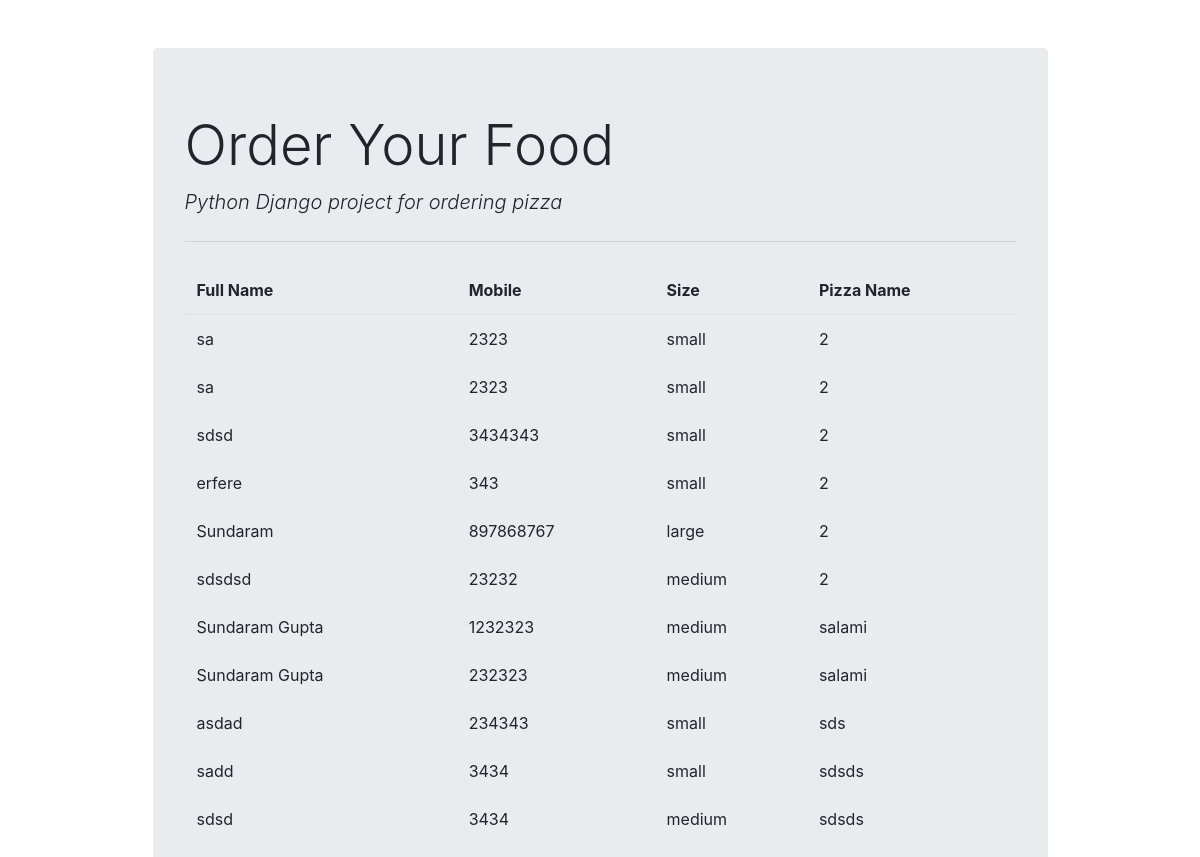
Before: /order with the older database file.
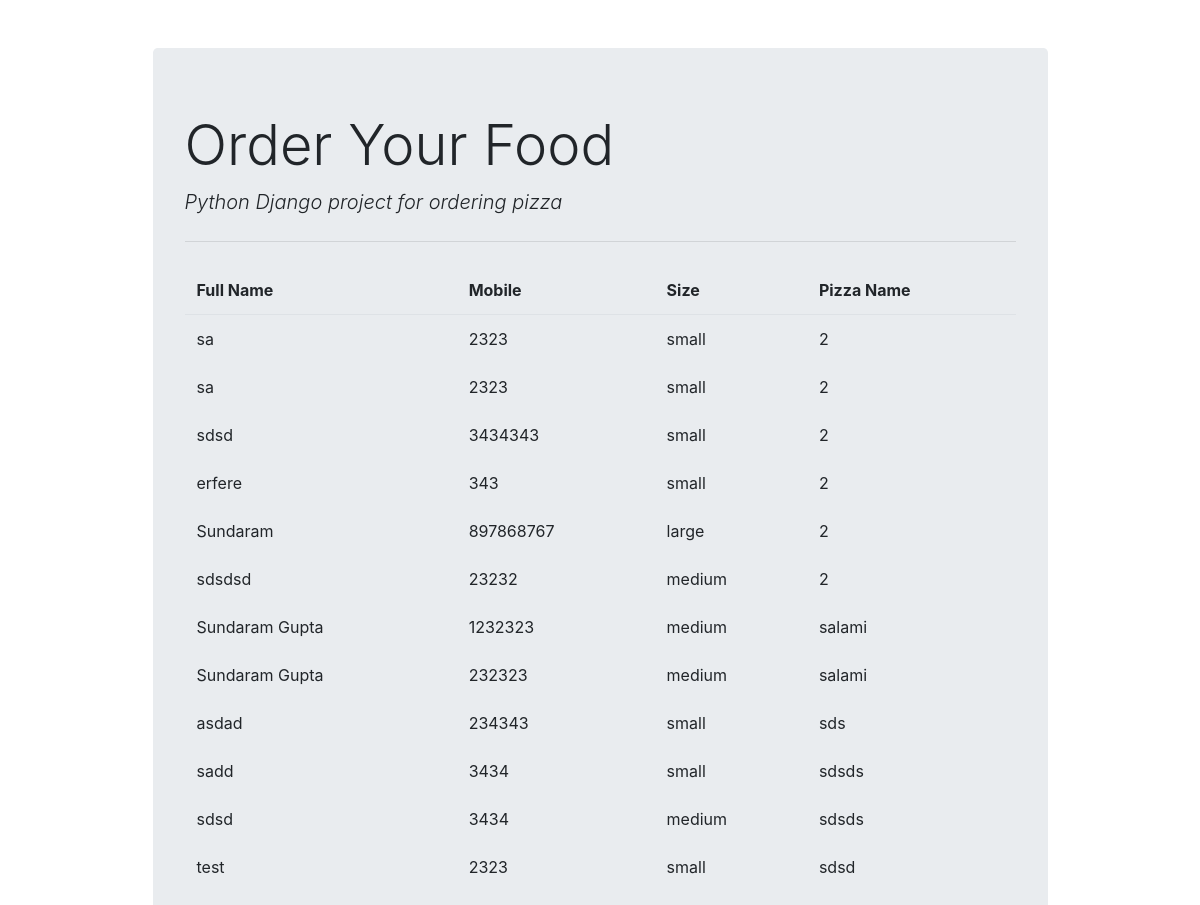
After: the same page with the newer database file.
### pizza/models.py (models this page shows)
class Order(models.Model):
    fullname = models.CharField(max_length=100)
    pizza_name = models.CharField(max_length=10)
    mobile= models.CharField(max_length=15)
    email= models.CharField(max_length=15)
    size= models.ForeignKey(Position,on_delete=models.CASCADE)

class Position(models.Model):
    title = models.CharField(max_length=50)
    def __str__(self):
        return self.title

### pizza/views.py (the view)
# urls.py: path('order',views.order,name='order')
def order(request):
    context = {'order': Order.objects.all()}
    return render(request, "menu/order.html", context)

### pizza/templates/menu/order.html
{% extends "menu/base.html" %}
{% block content %}
<table class="table table-borderless">
    <thead class="border-bottom font-weight-bold">
        <tr>
            <td>Full Name</td>
            <td>Mobile</td>
            <td>Size</td>
            <td>Pizza Name</td>
        </tr>
    </thead>
    <tbody>
        {% for o in order %}
            <tr>
                <td>{{o.fullname}}</td>
                <td>{{o.mobile}}</td>
                <td>{{o.size}}</td>
                <td>{{o.pizza_name}}</td>
            </tr>
        {% endfor %}
    </tbody>
</table>
{% endblock content %}

Changed rows visible on the page:
added Order: fullname "test", mobile "2323", size "small", pizza_name "sdsd"
